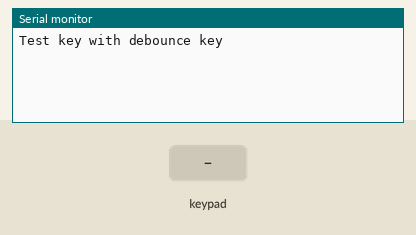
The sketch below on a simulated Arduino Uno, built with avr-gcc and run on an emulated ATmega328P. Shown: the last lines printed to the serial monitor. Wiring (inferred from the names in the program): 7×6 keypad (labels assumed): rows pin 2, pin 3, pin 5, pin 6, pin 7, pin 8, A3; columns pin 11, pin 12, pin 13, A0, A1, A2. The test bench sets the inputs (shaded band).

Above: at 1.2 s.
1.3 s: key '1' pressed
At 2.6 s:
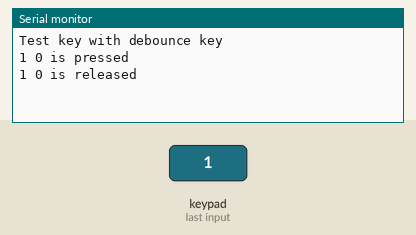
2.9 s: keypad keys 1 2 3 4 pressed 0.4 s apart
At 3.03 s:
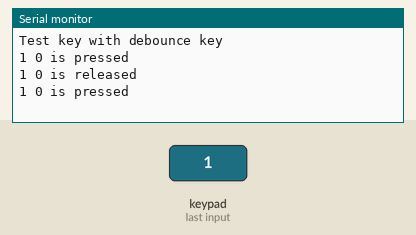
6.0 s: key '5' pressed
At 7.2 s:
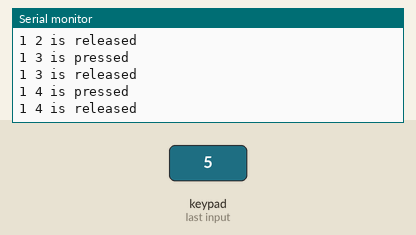
7.5 s: keypad keys 1 2 3 4 A pressed 0.4 s apart
At 10.0 s:
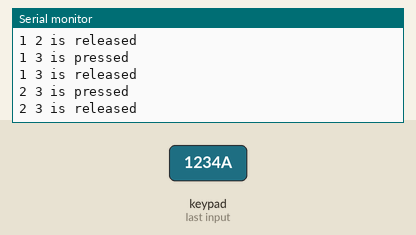
Timing chart, 0 to 11.5 s (numbered marks = the images above; inputs shaded):
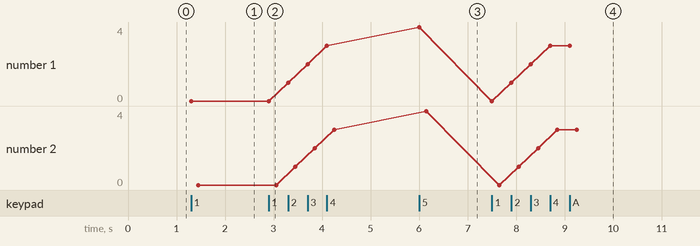

Measured:
- after the input at 1.3 s, the serial monitor: prints a new line at once (image 1)
- after the input at 6.0 s, the serial monitor: prints a new line at once (image 3)
- after the input at 7.5 s, the serial monitor: prints a new line at once (image 4)
- plotted number 1: 0 → 3 after the input at 2.9 s, 3 → 4 after the input at 6.0 s, 4 → 3 after the input at 7.5 s
- plotted number 2: 0 → 3 after the input at 2.9 s, 3 → 4 after the input at 6.0 s, 4 → 3 after the input at 7.5 s

The sketch:

basic_debounce.ino
```cpp
#include "KeyBtn.h"

int8_t row_pins[] = { A3, 2, 3, 5, 6, 7, 8 };
int8_t col_pins[] = { 11, 12, 13, A0, A1, A2 };

KeyBtn keys[7][6];

void setup() {
    for (int8_t pin : row_pins) {
        pinMode(pin, OUTPUT);
        digitalWrite(pin, LOW);
    }
    for (int8_t pin : col_pins) {
        pinMode(pin, INPUT_PULLUP);
    }
    Serial.begin(9600);
    Serial.println("Test key with debounce key");
}

void loop() {
    for (int8_t row = 0; row < 7; ++row) {
        // select row
        digitalWrite(row_pins[row], LOW);

        for (int8_t col = 0; col < 6; ++col) {
            bool key_state = digitalRead(col_pins[col]);
            if (keys[row][col].state_changed(key_state)) {
                Serial.print(row);
                Serial.print(" ");
                Serial.print(col);
                if (key_state == HIGH) {
                    Serial.println(" is released");
                } else {
                    Serial.println(" is pressed");
                }
            }
        }

        // release row
        digitalWrite(row_pins[row], HIGH);
    }
}
```

KeyBtn.cpp
```cpp
#include <Arduino.h>
#include "KeyBtn.h"

KeyBtn::KeyBtn() {
    last_act_time = 0;
    last_state = HIGH; // treat every key is unpressed at boot
}

bool KeyBtn::state_changed(bool read_state) {
    if (read_state != last_state) {
        unsigned long now = millis();
        if (now - last_act_time > BOUNCE_TIME) {
            last_act_time = now;
            last_state = read_state;
            return true;
        }
    }
    return false;
}
```

KeyBtn.h
```cpp
#ifndef _KEY_BTN_H_
#define _KEY_BTN_H_
#define BOUNCE_TIME 1

class KeyBtn {
public:
    KeyBtn();
    bool state_changed(bool read_state);
private:
    bool last_state;
    unsigned long last_act_time;
};

#endif
```
